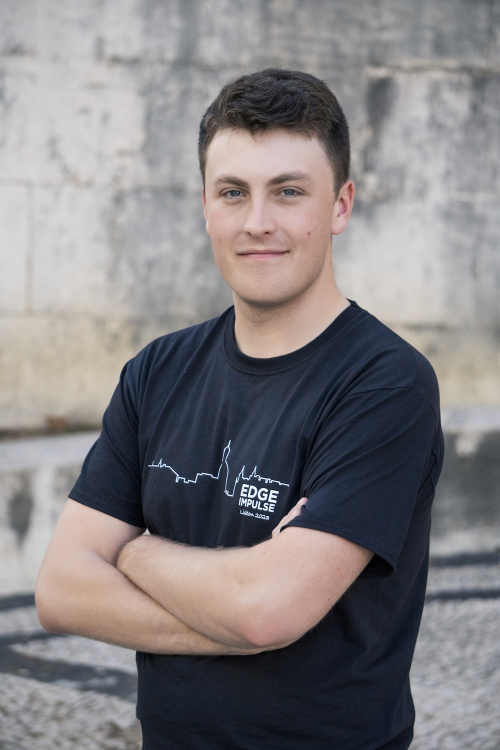
#> input picture ArduinoApps/instant-me-camera/assets/reference/me.jpg, 1000 x 1500 px (shown at 1/2 size)
$ python receipt_effects.py ../assets/reference/me.jpg out.png
#> lines starting #> are read from the running program, lines starting #| are printed output that depends on the picture
#> in main, image is the input picture: PIL image 1000x1500 RGB; mean R, G, B 130.4, 127, 129
import argparse
from pathlib import Path

from PIL import Image


def receipt_raster(image, width=384, threshold=96, dither=True, height_scale=1.0):
#> called with width = 384, threshold = 96, dither = True, height_scale = 1
    height = max(1, round(width * image.height / image.width * height_scale))
#> height = 576
    gray = image.convert("L").resize((width, height), Image.Resampling.LANCZOS)
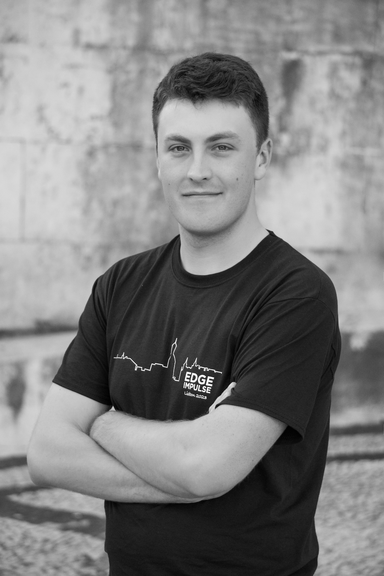
#> gray: PIL image 384x576 L; min 0, max 255, mean 128.2
    if dither:
        offset = 128 - threshold
        adjusted = gray.point(lambda value: max(0, min(255, value + offset)))
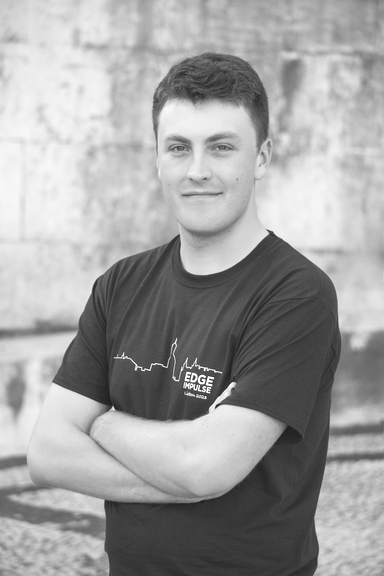
#> adjusted: PIL image 384x576 L; min 32, max 255, mean 160.2
        return adjusted.convert("1", dither=Image.Dither.FLOYDSTEINBERG)
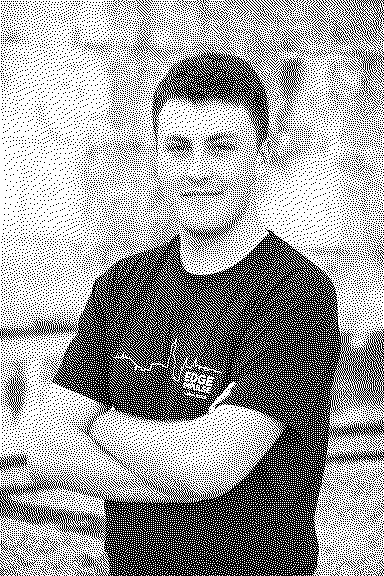
#> returned value: PIL image 384x576 1; 62.9% white; black in thin lines or dots
    return gray.point(
        lambda value: 255 if value >= threshold else 0,
        mode="1",
    )


def packed_printer_bytes(raster):
    inverted = Image.eval(raster.convert("L"), lambda value: 255 - value)
    return inverted.convert("1").tobytes()


def send_to_printer(raster, bridge, feed_lines=3, rows_per_chunk=2, cancelled=None):
    if raster.width != 384:
        raise ValueError("Printer raster must be 384 pixels wide")
    packed = packed_printer_bytes(raster)
    rows = raster.height
    if len(packed) != rows * 48:
        raise ValueError("Printer raster must contain exactly 48 bytes per row")
    if bridge.call("print_begin", rows) is not True:
        raise RuntimeError("Printer rejected the new job")
    try:
        for offset in range(0, rows, rows_per_chunk):
            if cancelled is not None and cancelled():
                raise InterruptedError("Print cancelled")
            chunk = packed[offset * 48:min(offset + rows_per_chunk, rows) * 48]
            if bridge.call("print_rows", list(chunk)) is not True:
                end = offset + len(chunk) // 48
                raise RuntimeError(f"Printer rejected rows {offset + 1}-{end}")
        if bridge.call("print_end", feed_lines) is not True:
            raise RuntimeError("Printer did not finish the job")
    except Exception:
        try:
            bridge.call("print_cancel")
        except Exception:
            pass
        raise


def main():
    parser = argparse.ArgumentParser(
        description="Rasterize a generated image for a monochrome receipt printer"
    )
    parser.add_argument("image", type=Path)
    parser.add_argument("output", type=Path)
    parser.add_argument("--width", type=int, default=384)
    parser.add_argument("--threshold", type=int, default=96)
    parser.add_argument("--no-dither", action="store_true")
    args = parser.parse_args()

    with Image.open(args.image) as image:
        receipt = receipt_raster(image, args.width, args.threshold, not args.no_dither)
    args.output.parent.mkdir(parents=True, exist_ok=True)
    receipt.save(args.output, optimize=True)


if __name__ == "__main__":
    main()
